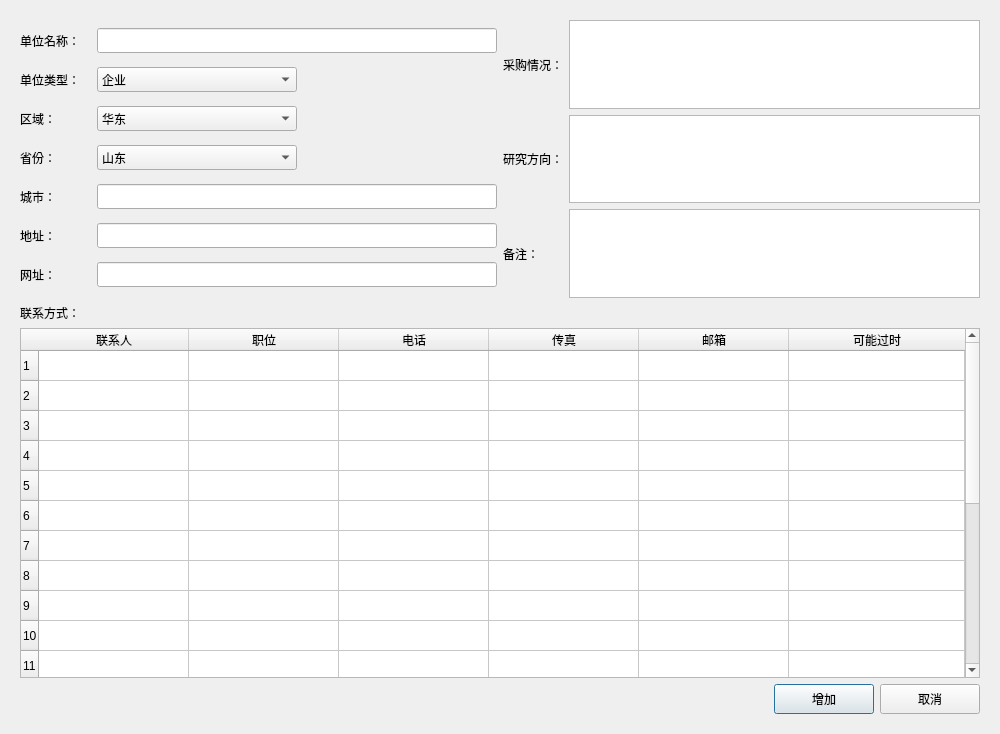
<?xml version="1.0" encoding="UTF-8"?>
<ui version="4.0">
 <class>DlgItem</class>
 <widget class="QDialog" name="DlgItem">
  <property name="geometry">
   <rect>
    <x>0</x>
    <y>0</y>
    <width>1000</width>
    <height>734</height>
   </rect>
  </property>
  <property name="windowTitle">
   <string>编辑客户信息</string>
  </property>
  <layout class="QVBoxLayout" name="verticalLayout">
   <property name="spacing">
    <number>6</number>
   </property>
   <property name="leftMargin">
    <number>20</number>
   </property>
   <property name="topMargin">
    <number>20</number>
   </property>
   <property name="rightMargin">
    <number>20</number>
   </property>
   <property name="bottomMargin">
    <number>20</number>
   </property>
   <item>
    <layout class="QHBoxLayout" name="horizontalLayout_2">
     <item>
      <layout class="QGridLayout" name="gridLayout_2">
       <item row="0" column="0">
        <widget class="QLabel" name="label_6">
         <property name="text">
          <string>单位名称：</string>
         </property>
        </widget>
       </item>
       <item row="0" column="1">
        <widget class="QLineEdit" name="edit1">
         <property name="minimumSize">
          <size>
           <width>0</width>
           <height>25</height>
          </size>
         </property>
         <property name="maximumSize">
          <size>
           <width>400</width>
           <height>16777215</height>
          </size>
         </property>
        </widget>
       </item>
       <item row="1" column="0">
        <widget class="QLabel" name="label_7">
         <property name="text">
          <string>单位类型：</string>
         </property>
        </widget>
       </item>
       <item row="1" column="1">
        <widget class="QComboBox" name="combo1">
         <property name="minimumSize">
          <size>
           <width>0</width>
           <height>25</height>
          </size>
         </property>
         <property name="maximumSize">
          <size>
           <width>200</width>
           <height>16777215</height>
          </size>
         </property>
         <item>
          <property name="text">
           <string>企业</string>
          </property>
         </item>
         <item>
          <property name="text">
           <string>高校</string>
          </property>
         </item>
         <item>
          <property name="text">
           <string>研究所</string>
          </property>
         </item>
         <item>
          <property name="text">
           <string>代理</string>
          </property>
         </item>
         <item>
          <property name="text">
           <string>外</string>
          </property>
         </item>
         <item>
          <property name="text">
           <string>政府机构</string>
          </property>
         </item>
         <item>
          <property name="text">
           <string>部队</string>
          </property>
         </item>
         <item>
          <property name="text">
           <string>第三方</string>
          </property>
         </item>
        </widget>
       </item>
       <item row="2" column="0">
        <widget class="QLabel" name="label">
         <property name="text">
          <string>区域：</string>
         </property>
        </widget>
       </item>
       <item row="2" column="1">
        <widget class="QComboBox" name="combo2">
         <property name="minimumSize">
          <size>
           <width>0</width>
           <height>25</height>
          </size>
         </property>
         <property name="maximumSize">
          <size>
           <width>200</width>
           <height>16777215</height>
          </size>
         </property>
         <item>
          <property name="text">
           <string>华东</string>
          </property>
         </item>
         <item>
          <property name="text">
           <string>华南</string>
          </property>
         </item>
         <item>
          <property name="text">
           <string>华中</string>
          </property>
         </item>
         <item>
          <property name="text">
           <string>华北</string>
          </property>
         </item>
         <item>
          <property name="text">
           <string>其他</string>
          </property>
         </item>
         <item>
          <property name="text">
           <string>外</string>
          </property>
         </item>
        </widget>
       </item>
       <item row="3" column="0">
        <widget class="QLabel" name="label_2">
         <property name="text">
          <string>省份：</string>
         </property>
        </widget>
       </item>
       <item row="3" column="1">
        <widget class="QComboBox" name="combo3">
         <property name="minimumSize">
          <size>
           <width>0</width>
           <height>25</height>
          </size>
         </property>
         <property name="maximumSize">
          <size>
           <width>200</width>
           <height>16777215</height>
          </size>
         </property>
         <item>
          <property name="text">
           <string>山东</string>
          </property>
         </item>
         <item>
          <property name="text">
           <string>浙江</string>
          </property>
         </item>
         <item>
          <property name="text">
           <string>江苏</string>
          </property>
         </item>
         <item>
          <property name="text">
           <string>安徽</string>
          </property>
         </item>
         <item>
          <property name="text">
           <string>上海</string>
          </property>
         </item>
         <item>
          <property name="text">
           <string>福建</string>
          </property>
         </item>
         <item>
          <property name="text">
           <string>湖北</string>
          </property>
         </item>
         <item>
          <property name="text">
           <string>湖南</string>
          </property>
         </item>
         <item>
          <property name="text">
           <string>河南</string>
          </property>
         </item>
         <item>
          <property name="text">
           <string>江西</string>
          </property>
         </item>
         <item>
          <property name="text">
           <string>北京</string>
          </property>
         </item>
         <item>
          <property name="text">
           <string>天津</string>
          </property>
         </item>
         <item>
          <property name="text">
           <string>河北</string>
          </property>
         </item>
         <item>
          <property name="text">
           <string>山西</string>
          </property>
         </item>
         <item>
          <property name="text">
           <string>内蒙</string>
          </property>
         </item>
         <item>
          <property name="text">
           <string>广东</string>
          </property>
         </item>
         <item>
          <property name="text">
           <string>广西</string>
          </property>
         </item>
         <item>
          <property name="text">
           <string>海南</string>
          </property>
         </item>
         <item>
          <property name="text">
           <string>宁夏</string>
          </property>
         </item>
         <item>
          <property name="text">
           <string>新疆</string>
          </property>
         </item>
         <item>
          <property name="text">
           <string>青海</string>
          </property>
         </item>
         <item>
          <property name="text">
           <string>陕西</string>
          </property>
         </item>
         <item>
          <property name="text">
           <string>甘肃</string>
          </property>
         </item>
         <item>
          <property name="text">
           <string>四川</string>
          </property>
         </item>
         <item>
          <property name="text">
           <string>云南</string>
          </property>
         </item>
         <item>
          <property name="text">
           <string>贵州</string>
          </property>
         </item>
         <item>
          <property name="text">
           <string>西藏</string>
          </property>
         </item>
         <item>
          <property name="text">
           <string>重庆</string>
          </property>
         </item>
         <item>
          <property name="text">
           <string>辽宁</string>
          </property>
         </item>
         <item>
          <property name="text">
           <string>吉林</string>
          </property>
         </item>
         <item>
          <property name="text">
           <string>黑龙江</string>
          </property>
         </item>
        </widget>
       </item>
       <item row="4" column="0">
        <widget class="QLabel" name="label_3">
         <property name="text">
          <string>城市：</string>
         </property>
        </widget>
       </item>
       <item row="4" column="1">
        <widget class="QLineEdit" name="edit2">
         <property name="minimumSize">
          <size>
           <width>0</width>
           <height>25</height>
          </size>
         </property>
         <property name="maximumSize">
          <size>
           <width>400</width>
           <height>16777215</height>
          </size>
         </property>
        </widget>
       </item>
       <item row="5" column="0">
        <widget class="QLabel" name="label_4">
         <property name="text">
          <string>地址：</string>
         </property>
        </widget>
       </item>
       <item row="5" column="1">
        <widget class="QLineEdit" name="edit3">
         <property name="minimumSize">
          <size>
           <width>0</width>
           <height>25</height>
          </size>
         </property>
         <property name="maximumSize">
          <size>
           <width>400</width>
           <height>16777215</height>
          </size>
         </property>
        </widget>
       </item>
       <item row="6" column="0">
        <widget class="QLabel" name="label_5">
         <property name="text">
          <string>网址：</string>
         </property>
        </widget>
       </item>
       <item row="6" column="1">
        <widget class="QLineEdit" name="edit4">
         <property name="minimumSize">
          <size>
           <width>0</width>
           <height>25</height>
          </size>
         </property>
         <property name="maximumSize">
          <size>
           <width>400</width>
           <height>16777215</height>
          </size>
         </property>
        </widget>
       </item>
      </layout>
     </item>
     <item>
      <layout class="QGridLayout" name="gridLayout">
       <item row="0" column="0">
        <widget class="QLabel" name="label_8">
         <property name="text">
          <string>采购情况：</string>
         </property>
        </widget>
       </item>
       <item row="0" column="1">
        <widget class="QTextEdit" name="textEdit"/>
       </item>
       <item row="1" column="0">
        <widget class="QLabel" name="label_10">
         <property name="text">
          <string>研究方向：</string>
         </property>
        </widget>
       </item>
       <item row="1" column="1">
        <widget class="QTextEdit" name="textEdit2"/>
       </item>
       <item row="2" column="0">
        <widget class="QLabel" name="label_11">
         <property name="text">
          <string>备注：</string>
         </property>
        </widget>
       </item>
       <item row="2" column="1">
        <widget class="QTextEdit" name="textEdit3"/>
       </item>
      </layout>
     </item>
    </layout>
   </item>
   <item>
    <widget class="QLabel" name="label_9">
     <property name="text">
      <string>联系方式：</string>
     </property>
    </widget>
   </item>
   <item>
    <widget class="QTableWidget" name="tableWidget">
     <property name="minimumSize">
      <size>
       <width>0</width>
       <height>350</height>
      </size>
     </property>
     <attribute name="horizontalHeaderCascadingSectionResizes">
      <bool>false</bool>
     </attribute>
     <attribute name="horizontalHeaderMinimumSectionSize">
      <number>100</number>
     </attribute>
     <attribute name="horizontalHeaderDefaultSectionSize">
      <number>150</number>
     </attribute>
     <attribute name="horizontalHeaderStretchLastSection">
      <bool>true</bool>
     </attribute>
     <row>
      <property name="text">
       <string>1</string>
      </property>
     </row>
     <row>
      <property name="text">
       <string>2</string>
      </property>
     </row>
     <row>
      <property name="text">
       <string>3</string>
      </property>
     </row>
     <row>
      <property name="text">
       <string>4</string>
      </property>
     </row>
     <row>
      <property name="text">
       <string>5</string>
      </property>
     </row>
     <row>
      <property name="text">
       <string>6</string>
      </property>
     </row>
     <row>
      <property name="text">
       <string>7</string>
      </property>
     </row>
     <row>
      <property name="text">
       <string>8</string>
      </property>
     </row>
     <row>
      <property name="text">
       <string>9</string>
      </property>
     </row>
     <row>
      <property name="text">
       <string>10</string>
      </property>
     </row>
     <row>
      <property name="text">
       <string>11</string>
      </property>
     </row>
     <row>
      <property name="text">
       <string>12</string>
      </property>
     </row>
     <row>
      <property name="text">
       <string>13</string>
      </property>
     </row>
     <row>
      <property name="text">
       <string>14</string>
      </property>
     </row>
     <row>
      <property name="text">
       <string>15</string>
      </property>
     </row>
     <row>
      <property name="text">
       <string>16</string>
      </property>
     </row>
     <row>
      <property name="text">
       <string>17</string>
      </property>
     </row>
     <row>
      <property name="text">
       <string>18</string>
      </property>
     </row>
     <row>
      <property name="text">
       <string>19</string>
      </property>
     </row>
     <row>
      <property name="text">
       <string>20</string>
      </property>
     </row>
     <column>
      <property name="text">
       <string>联系人</string>
      </property>
     </column>
     <column>
      <property name="text">
       <string>职位</string>
      </property>
     </column>
     <column>
      <property name="text">
       <string>电话</string>
      </property>
     </column>
     <column>
      <property name="text">
       <string>传真</string>
      </property>
     </column>
     <column>
      <property name="text">
       <string>邮箱</string>
      </property>
     </column>
     <column>
      <property name="text">
       <string>可能过时</string>
      </property>
     </column>
    </widget>
   </item>
   <item>
    <layout class="QHBoxLayout" name="horizontalLayout">
     <item>
      <widget class="QLabel" name="labelTip">
       <property name="minimumSize">
        <size>
         <width>400</width>
         <height>0</height>
        </size>
       </property>
       <property name="text">
        <string/>
       </property>
      </widget>
     </item>
     <item>
      <spacer name="horizontalSpacer">
       <property name="orientation">
        <enum>Qt::Horizontal</enum>
       </property>
       <property name="sizeHint" stdset="0">
        <size>
         <width>40</width>
         <height>20</height>
        </size>
       </property>
      </spacer>
     </item>
     <item>
      <widget class="QPushButton" name="btnAdd">
       <property name="minimumSize">
        <size>
         <width>100</width>
         <height>30</height>
        </size>
       </property>
       <property name="text">
        <string>增加</string>
       </property>
      </widget>
     </item>
     <item>
      <widget class="QPushButton" name="btnCancel">
       <property name="minimumSize">
        <size>
         <width>100</width>
         <height>30</height>
        </size>
       </property>
       <property name="text">
        <string>取消</string>
       </property>
      </widget>
     </item>
    </layout>
   </item>
  </layout>
 </widget>
 <resources/>
 <connections/>
</ui>
